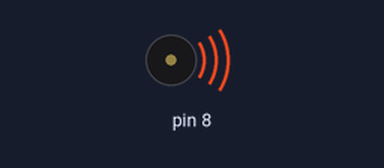
Bench run of a sketch on a simulated Arduino Uno, built with avr-gcc and run on an emulated ATmega328P. Shown: buzzer (waves = sounding).

Above: at 0.5 s.
Timing chart, 0 to 9.4 s (numbered marks = the images above):
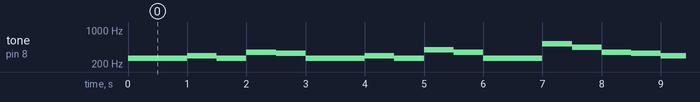

Measured:
- by itself, tone on pin 8: plays 261 Hz for 1.0 s, 293 Hz for 0.50 s, 261 Hz for 0.50 s, 349 Hz for 0.50 s, 329 Hz for 0.50 s, 261 Hz for 1.0 s … (189 notes in this stretch)

The sketch:

speaker_arduino.ino
```cpp
//
void setup() {
  // put your setup code here, to run once:

}

void loop() {
  // put your main code here, to run repeatedly:
  int tones[] = {261, 261, 293, 261, 349, 329, 261, 261, 293, 261, 392, 349, 261, 261, 523, 440, 349, 329, 293, 466, 466, 440, 349, 392, 349};
  for (int i=0; i<25; i++){
    tone(8, tones[i],500);
    delay(500);
  }
  noTone(8);//to stop audio
  delay(2000);
}
```
